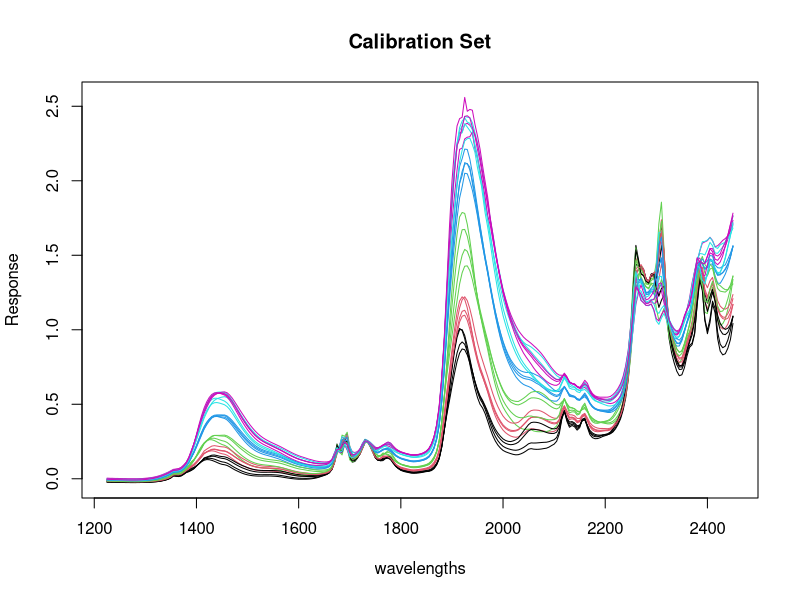
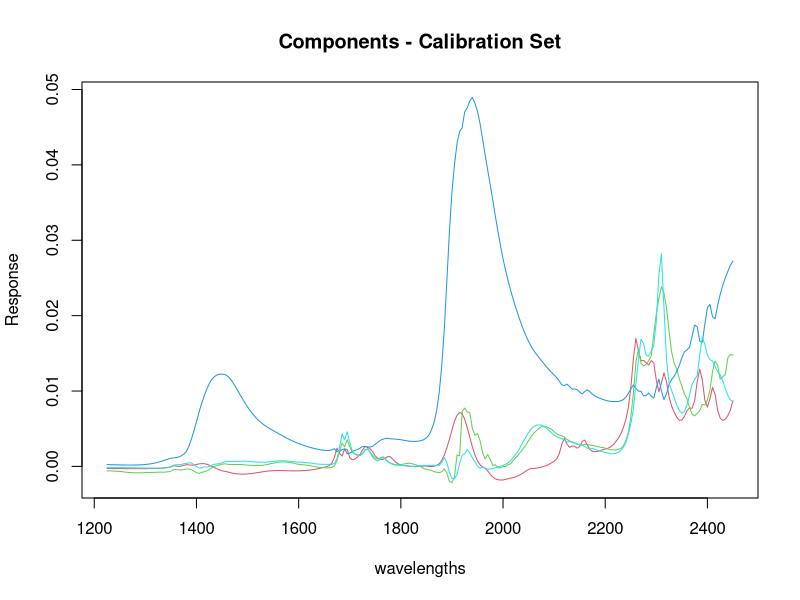
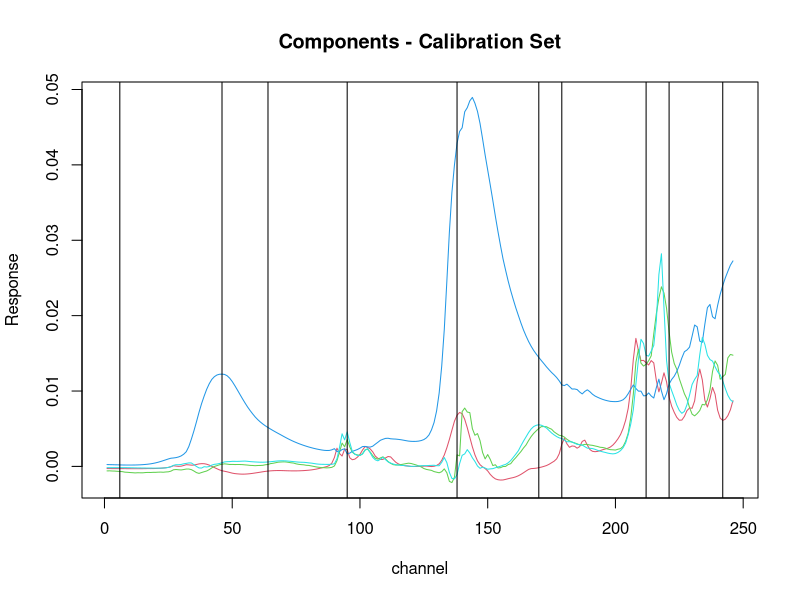
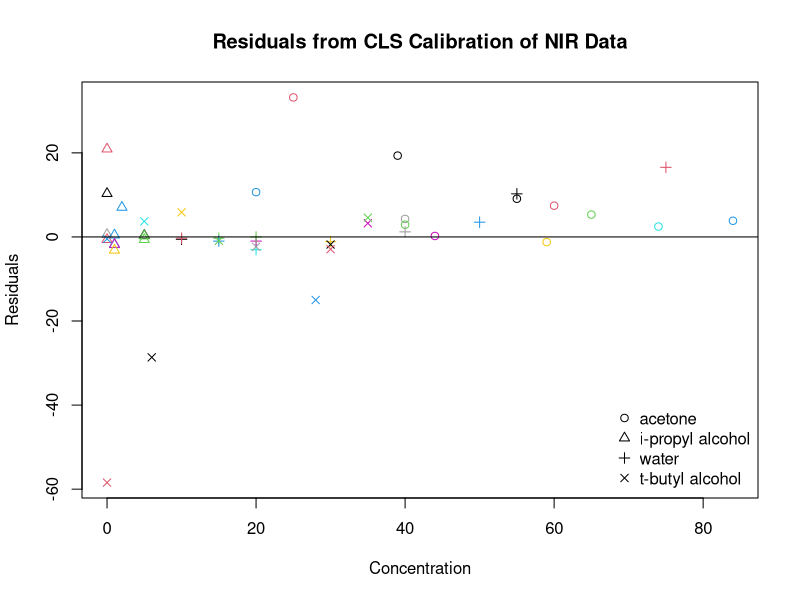
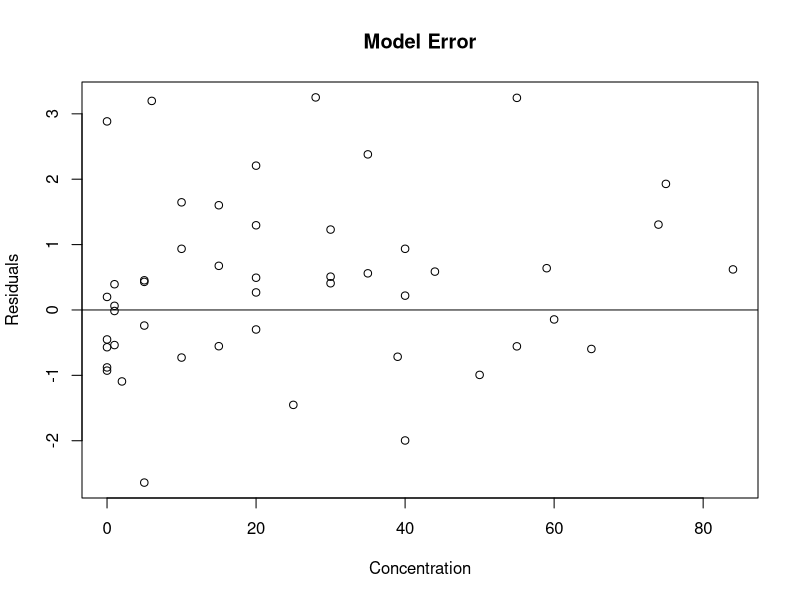
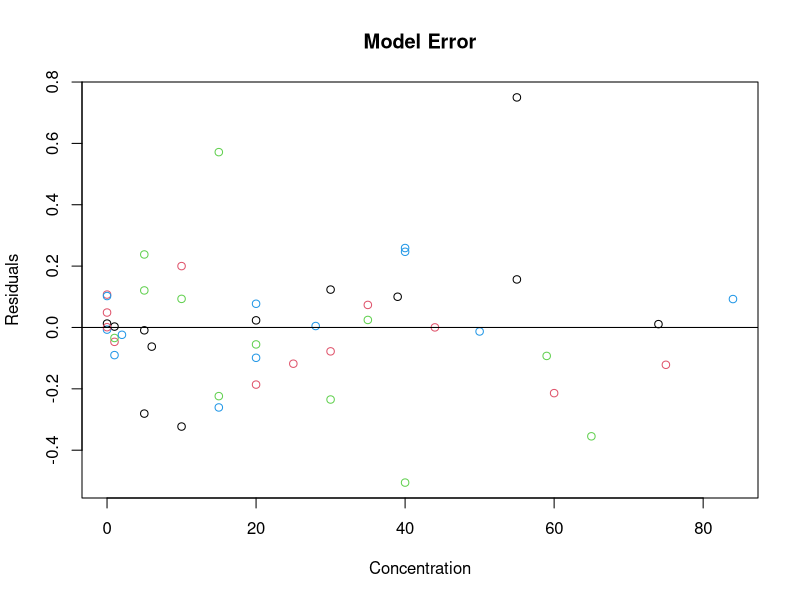
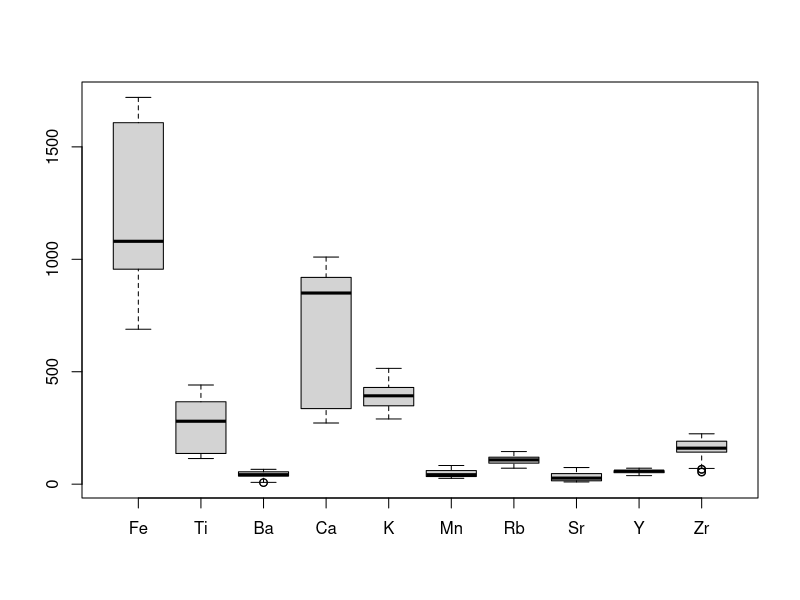
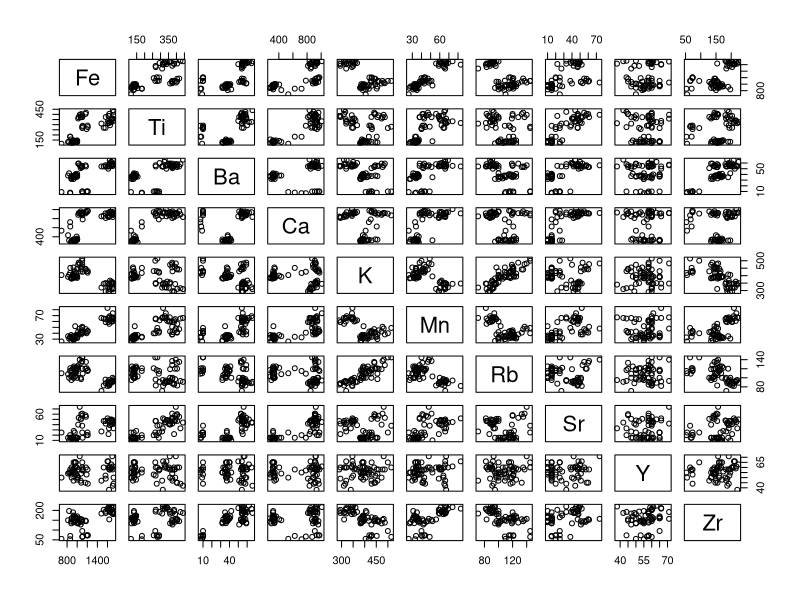

The R script that drew these images, in order: (Note: this script raises an error after producing the figures.)
## ---- chunk 1
library(knitr)
opts_chunk$set(fig.pos="center")
## ---- chunk 2
data<-read.csv("data/shootout2.csv")
cal<-data[1:24,]
pred<-data[25:36,]
## ---- chunk 3
cal[13,248]<-60
## ---- chunk 4
calspec<-as.matrix(cal[,2:247],ncol=246) #conversion necessary for future code
calconc<-as.matrix(cal[,248:251],ncol=4) #conversion necessary for future code

wavelengths<-seq(1225,2450,length.out=246)
matplot(wavelengths,t(calspec),type="l", main="Calibration Set", ylab="Response", lty=1)
## ---- chunk 5
rcond(t(calconc)%*%calconc)
kmat<-solve(t(calconc)%*%calconc)%*%t(calconc)%*%calspec
matplot(wavelengths,t(kmat),type="l", main="Components - Calibration Set", ylab="Response", lty=1, col=2:5)
## ---- chunk 6
pick<-c(6,46,64,95,138,170,179,212,221,242)
matplot(1:246,t(kmat),type="l", main="Components - Calibration Set", ylab="Response",xlab="channel", lty=1, col=2:5)
abline(v=pick)
calpick<-calspec[,pick]
rcond(t(calpick)%*%calpick)
## ---- chunk 7
rcond(kmat%*%t(kmat))
predspec<-as.matrix(pred[,2:247],ncol=246)
predconc<-as.matrix(pred[,248:251],ncol=4)
kmat_predconc<- predspec%*%t(kmat)%*%solve(kmat%*%t(kmat))

rownames(predconc)<-1:12
plot(predconc,predconc-kmat_predconc,xlab="Concentration",ylab="Residuals",
     main="Residuals from CLS Calibration of NIR Data",
     pch=rep(1:4,each=12), col=rownames(predconc))
abline(h=0)
legend("bottomright", c("acetone", "i-propyl alcohol", "water", "t-butyl alcohol"), pch=1:4, bty='n')
## ---- chunk 8
(cls_rmsep<-sqrt(apply(((predconc-kmat_predconc)^2),2,mean))) # RMSEP
## ---- chunk 9
predpick<-predspec[,pick]

#create model
kmatils<-solve(t(calpick)%*%calpick)%*%t(calpick)%*%calconc

#project unknowns into model
predils<-predpick%*%kmatils

#plot residuals from known concentrations
plot(predconc,predconc-predils, main="Model Error", xlab="Concentration", ylab="Residuals")
abline(h=0)
pred<-matrix(0,nrow=12,ncol=4)
for(i in 1:4){
a<-solve(t(predpick)%*%predpick)%*%t(predpick)%*%predconc[,i]
pred[,i]<-predpick%*%a
}
colnames(pred)<-1:4
plot(predconc,predconc-pred,col=colnames(pred),main="Model Error", xlab="Concentration", ylab="Residuals")
abline(h=0)
## ---- chunk 10
(ils_rmsep<-sqrt(apply((predconc-pred)^2,2,mean)))
cls_rmsep
## ---- chunk 11
data<-read.csv("data/arrows.csv")
str(data)
data2<-data

#12 unknowns located last
ukn<-data[64:75,]
data<-data[-(64:75),]

#property information (sampleID, Class, Quarry) in first 3 columns
prop<-data[,1:3]
data<-as.matrix(data[,-(1:3)],ncol=10)
ukn_prop<-ukn[,1:3]
ukn_data<-as.matrix(ukn[,-(1:3)],nrow=12)

par(mfrow=c(1,1))
boxplot(data)
## ---- chunk 12
plot(as.data.frame(data))
## ---- chunk 13
pca<-princomp(data)
plot(pca, main="Principal Components")
## ---- chunk 14
plot(pca$scores[,1],pca$scores[,2],col=prop[,3],ylim=c(-350,200),
     xlab="PC #1", ylab="PC #2", main="PCA of Unscaled Data")
text(pca$scores[,1],pca$scores[,2],labels=prop[,1],cex=.5,pos=1)
legend("bottomright",col=1:4,pch=1,c("AN", "BL", "K", "SH"),bty='n',y.intersp=.5)

plot(pca$scores[,2],pca$scores[,3],col=prop[,3],ylim=c(-130,100),
     xlab="PC #2", ylab="PC #3", main="PCA of Unscaled Data")
text(pca$scores[,2],pca$scores[,3],labels=prop[,1],cex=.5,pos=1)
legend("bottomright",col=1:4,pch=1,c("AN", "BL", "K", "SH"),bty='n',y.intersp=.5)
## ---- chunk 15
par(mfrow=c(1,2))
plot(pca$loadings[,1],pca$loadings[,2], xlab="PC1 - 82.9%", ylab="PC2 - 15.2%", main="Loadings of PCA - Unscaled Data")
text(pca$loadings[,1],pca$loadings[,2],labels=colnames(data))
abline(h=0,v=0)

plot(pca$loadings[,2],pca$loadings[,3], xlab="PC1 - 82.9%", ylab="PC3 - 1.01%", main="Loadings of PCA - Unscaled Data")
text(pca$loadings[,2],pca$loadings[,3],labels=colnames(data))
abline(h=0,v=0)
## ---- chunk 16
data_a<-scale(data)
center<-attributes(data_a)[[3]]
scale<-attributes(data_a)[[4]]
pcaa<-princomp(data_a)
par(mfrow=c(1,1))
plot(pcaa)
## ---- chunk 17
plot(pcaa$scores[,1],pcaa$scores[,2],col=prop[,3],
     xlab="PC #1", ylab="PC #2", main="PCA of Autoscaled Data")
text(pcaa$scores[,1],pcaa$scores[,2],labels=prop[,1],cex=.5,pos=1)
legend("bottomleft",col=1:4,pch=1,c("AN", "BL", "K", "SH"),bty='n',y.intersp=.5)
## ---- chunk 18
plot(pcaa$loadings[,1],pcaa$loadings[,2],
     xlab="PC #1", ylab="PC #2", main="Loadings of PCA - Autoscaled Data")
abline(v=0,h=0)
text(pcaa$loadings[,1],pcaa$loadings[,2],labels=colnames(data_a))
## ---- chunk 19
hc1<-hclust(dist(data_a),"ward.D")
plot(hc1, labels=prop[,1],cex=.8)
## ---- chunk 20
test<-scale(data%*%pca$loadings,scale=F)
ukn_pca<-ukn_data%*%pca$loadings
ukn_pca<-scale(ukn_pca,center=attributes(test)$'scaled:center',scale=F)

plot(pca$scores[,1],pca$scores[,2],col=prop[,3],xlim=c(-600,600),ylim=c(-370,200),
     xlab="Pc #1", ylab="PC #2", main="Projection of Unknown Samples")
points(ukn_pca[,1],ukn_pca[,2],col=5,pch=17)
text(ukn_pca[,1],ukn_pca[,2],pch=17, labels=ukn_prop[,1],cex=.8,pos=1)
legend("right",col=1:5,pch=c(1,1,1,1,17),c("AN", "BL", "K", "SH","unknown"),bty='n',y.intersp=.5)

plot(pca$scores[,2],pca$scores[,3],col=prop[,3],xlim=c(-370,200),ylim=c(-125,100),
     xlab="Pc #2", ylab="PC #3", main="Projection of Unknown Samples")
points(ukn_pca[,2],ukn_pca[,3],col=5,pch=17)
text(ukn_pca[,2],ukn_pca[,3],pch=17, labels=ukn_prop[,1],cex=.8,pos=1)
legend("left",col=1:5,pch=c(1,1,1,1,17),c("AN", "BL", "K", "SH","unknown"),bty='n',y.intersp=.5)
## ---- chunk 21
assignpca<-c("BL","K","K","BL","BL","BL","BL","SH","SH","SH","SH","SH")
## ---- chunk 22
ukn_data_a<-scale(ukn_data,center,scale)
ukn_pcaa<-ukn_data_a%*%pcaa$loadings

plot(pcaa$scores[,1],pcaa$scores[,2],col=prop[,3],ylim=c(-4,2.5),
     xlab="Pc #1", ylab="PC #2", main="Projection of Unknown Samples")
points(ukn_pcaa[,1],ukn_pcaa[,2],col=5,pch=17)
text(ukn_pcaa[,1],ukn_pcaa[,2],labels=ukn_prop[,1],cex=.5,pos=1)
legend("bottomleft",col=1:5,pch=c(1,1,1,1,17),c("AN", "BL", "K", "SH","unknown"),bty='n',y.intersp=.5)

plot(pcaa$scores[,2],pcaa$scores[,3],col=prop[,3],ylim=c(-4,2.5),
     xlab="Pc #2", ylab="PC #3", main="Projection of Unknown Samples")
points(ukn_pcaa[,2],ukn_pcaa[,3],col=5,pch=17)
text(ukn_pcaa[,2],ukn_pcaa[,3],labels=ukn_prop[,1],cex=.5,pos=1)
legend("bottomleft",col=1:5,pch=c(1,1,1,1,17),c("AN", "BL", "K", "SH","unknown"),bty='n',y.intersp=.5)
## ---- chunk 23
assignpcaa<-c("u","K","u","u","BL","BL","BL","SH","SH","SH","SH","SH")
## ---- chunk 24
par(mfrow=c(1,1))
data3<-rbind(data,ukn_data)
data3<-scale(data3,center,scale)
prop3<-rbind(prop,ukn_prop)
h2<-hclust(dist(data3),"ward.D")
plot(h2, label=prop3[,1],cex=.8)
## ---- chunk 25
assignhc<-c("SH","K","K","K","BL","BL","BL","SH","SH","SH","SH","SH")
assign<-cbind(1:12,assignpca,assignpcaa,assignhc)
colnames(assign)<-c("Sample ","PCA ","Auto-scaled_PCA ","Hierarchical_clustering ")
kable(assign)
## ---- chunk 26
kma<-kmeans(data3,4,nstart=50)
scores<-rbind(pcaa$scores,ukn_pcaa)

plot(scores[,1],scores[,2],col=0, xlab="Pc #1", ylab="PC #2", main="K-means Unknown Projection - Unscaled Data")
text(scores[,1],scores[,2],col=kma$cluster,labels=prop3[,3])
## ---- chunk 27
kma2<-kmeans(data3,5,nstart=50)
plot(scores[,1],scores[,2],col=0, xlab="Pc #1", ylab="PC #2", main="K-means Unknown Projection - Unscaled Data")
text(scores[,1],scores[,2],labels=prop3[,3],col=kma2$cluster)
## ---- chunk 28
pairs(data,col=kma$cluster)
